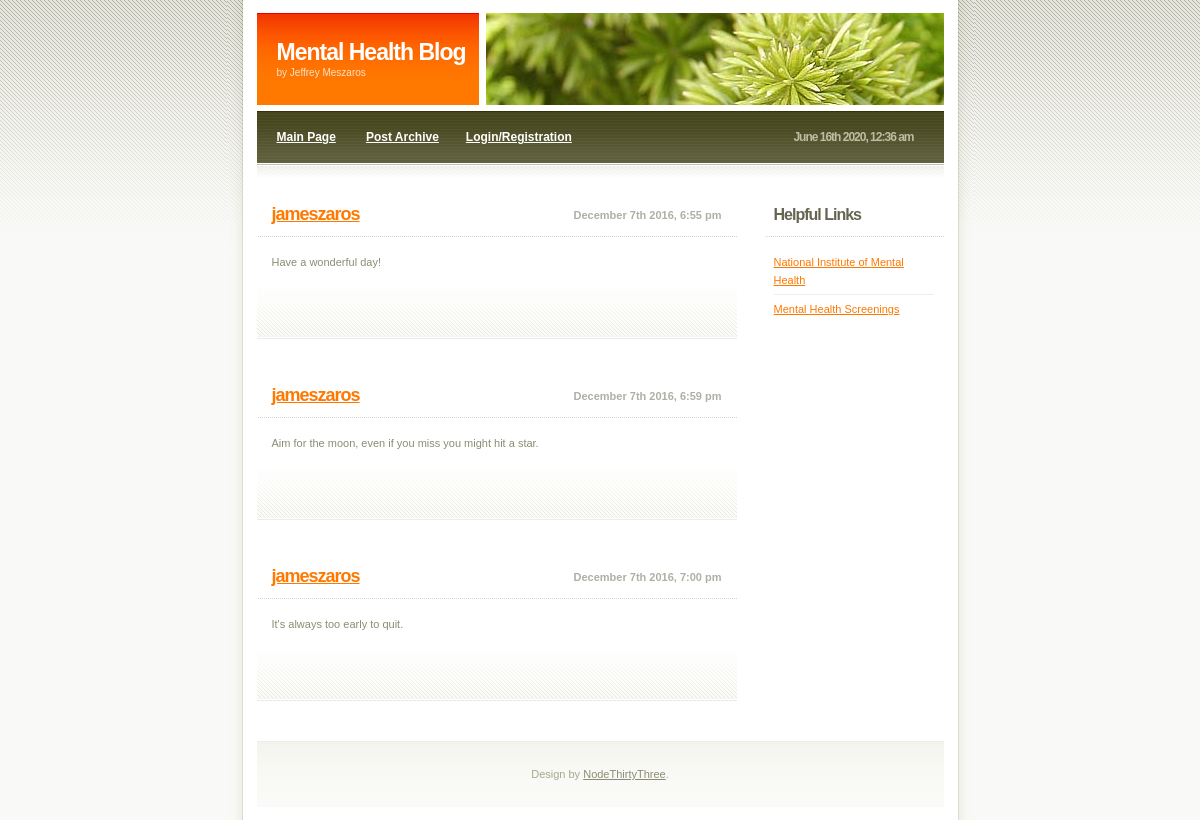
The app's page /websiteResources/index.php with its own data.
### tables this page shows
CREATE TABLE `tblposts` (
  `postID` int(11) NOT NULL,
  `username` varchar(16) NOT NULL,
  `postContent` varchar(1500) NOT NULL,
  `dateMade` datetime NOT NULL
);

### websiteResources/functions.php (called while the page is built, shortened)
<?php
	function runQuery($query) {
		$queryResult = mysql_db_query("dbmentalhealth", $query);
		return $queryResult;
	}
?>

### websiteResources/index.php (the view, shortened to what this page needs)
<?php
	include 'functions.php';
?>
<!DOCTYPE html PUBLIC "-//W3C//DTD XHTML 1.0 Strict//EN" "http://www.w3.org/TR/xhtml1/DTD/xhtml1-strict.dtd">
<html>
	<head>
		<link rel="stylesheet" type="text/css" href="default.css" />
	</head>
	<body>
	<div id="outer">
		<div id="inner">
			<?php include 'header.php' ?>
			<div id="primarycontent">
				<?php
					$maxQueryResult = runQuery("SELECT MAX(postID) from tblposts");
					$maxQueryResult = mysql_fetch_row($maxQueryResult);
					$max = $maxQueryResult[0];
					$max = mysql_real_escape_string($max);
					$min = $maxQueryResult[0] - 5;
					$min = mysql_real_escape_string($min);
					$queryResult = runQuery("SELECT postID, username, postContent, dateMade FROM tblposts WHERE postID BETWEEN $min AND $max");
					if ($queryResult != False) {
						$rows = mysql_num_rows($queryResult);
						for ($i=0; $i<$rows; $i++) {
							$post = mysql_fetch_assoc($queryResult);
							$date = date("F jS Y, g:i a", strtotime($post['dateMade']));
							$bannedQuery = runQuery("SELECT isBanned FROM tbluser WHERE username LIKE \"" . $post['username'] . "\"");
							$postString = "<div class=\"post\">
								<div class=\"header\">
									<h3><a href=\"user.php?user=" . $post['username'] . "\">" . $post['username'] . "</a></h3>
									<div class=\"date\">" . $date . "</div>
								</div>
								<div class=\"content\">
									<p>" . $post['postContent'] . "</p>
								</div>
								<div class=\"footer\">";
							$postString .= "</div></div>";
							echo $postString;
						}
					}
				?>
			</div>
			<div id="secondarycontent">
				<h3>Helpful Links</h3>
				<div class="content">
					<ul class="linklist">
						<li class="first"><a href="https://www.nimh.nih.gov/index.shtml">National Institute of Mental Health</a></li>
						<li><a href="https://mentalhealthscreening.org/">Mental Health Screenings</a></li>
					</ul>
				</div>
			</div>
			<div id="footer">
				Design by <a href="http://www.nodethirtythree.com/">NodeThirtyThree</a>.
			</div>
		</div>
	</div>
	</body>
</html>

### websiteResources/header.php (shortened to what this page needs)
<?php
	  $headerString = "<div id=\"header\">
				<h1>Mental Health Blog</h1>
				<h2>by Jeffrey Meszaros</h2>
			</div>
			<div id=\"splash\"></div>
			<div id=\"menu\">
				<ul>
					<li class=\"first\"><a href=\"index.php\">Main Page</a></li>
					<li><a href=\"posts.php\">Post Archive</a></li>";
			if (isset($_SESSION['user'])) {
				$headerString .= "<li><a href=\"logout.php\">Logout</a></li>
								  <li><a href=\"user.php?user=" . $usernameQuery[0] . "\">Your Profile</a></li>";
			} else {
				$headerString .= "<li><a href=\"login.php\">Login/Registration</a></li>";
			}
			$headerString .= "</ul>
			<div id=\"date\">" . date('F jS Y, g:i a') . "</div>
			</div>";
			echo $headerString;
?>

### websiteResources/default.css (style rules this page uses)
* { padding: 0px; margin: 0px; }
body { background: #F9F9F7 url('images/a1.gif') repeat-x; font-size: 11px; font-family: "trebuchet ms", helvetica, sans-serif; color: #8C8C73; line-height: 18px; }
a { color: #FF7800; text-decoration: underline; }
p { margin-bottom: 14px; text-align: justify; }
ul.linklist { list-style: none; }
ul.linklist li { border-top: solid 1px #EEEEEE; padding-top: 5px; margin: 5px 0px 0px 0px; }
ul.linklist li.first { border-top: 0px; margin-top: 0px; padding-top: 0px; }
#outer { position: relative; width: 747px; margin: 0 auto; background: #fff url('images/abg.gif') repeat-y; }
#inner { position: relative; padding: 13px 30px 13px 30px; z-index: 2; }
#header { position: absolute; background: #FF7800 url('images/a8.gif') repeat-x; width: 202px; height: 92px; color: #fff; padding-left: 20px; }
#header h1 { position: absolute; font-size: 23px; letter-spacing: -1px; top: 30px; height: 92px; }
#header h2 { position: absolute; font-size: 10px; font-weight: normal; color: #FCE2CA; top: 51px; }
#splash { position: absolute; right: 30px; background: #EAEAE2 url('images/a10.jpg') no-repeat; width: 458px; height: 92px; }
#menu { position: relative; background: #46461F url('images/a16.gif') repeat-x; height: 67px; padding: 0px 20px 0px 5px; margin: 98px 0px 20px 0px; }
#menu ul li { display: inline; line-height: 52px; padding-left: 3px; }
#menu ul li.first { border-left: 0px; }
#menu ul li a { background-color: transparent; background-repeat: repeat-x; padding: 8px 12px 8px 12px; font-size: 12px; color: #fff; font-weight: bold; }
#date { position: absolute; top: 0px; line-height: 52px; color: #BDBDA2; right: 30px; font-weight: bold; font-size: 12px; letter-spacing: -1px; }
#secondarycontent { position: relative; width: 180px; float: right; }
#secondarycontent h3 { position: relative; top: 4px; font-size: 16px; line-height: 25px; color: #656551; letter-spacing: -1px; background: url('images/a22.gif') bottom repeat-x; padding: 0px 0px 10px 10px; margin-bottom: 20px; }
#secondarycontent .content { padding: 0px 10px 0px 10px; margin-bottom: 20px; }
#primarycontent { position: relative; width: 480px; float: left; }
#primarycontent h3 { position: relative; top: 4px; font-size: 18px; line-height: 25px; color: #656551; letter-spacing: -1px; background: url('images/a22.gif') bottom repeat-x; padding: 0px 0px 10px 15px; margin-bottom: 20px; }
#primarycontent .content { padding: 0px 15px 0px 15px; margin-bottom: 20px; }
#primarycontent .post { margin-bottom: 30px; }
#primarycontent .post .header { position: relative; }
#primarycontent .post .date { position: absolute; right: 15px; top: 0px; line-height: 35px; color: #AFAFA4; font-weight: bold; }
#primarycontent .post .content { margin-bottom: 0px; }
#primarycontent .post .footer { position: relative; top: -10px; background: url('images/a33.gif') repeat-x; height: 64px; }
#footer { position: relative; clear: both; height: 66px; text-align: center; line-height: 66px; background-image: url('images/a50.gif'); color: #A8A88D; }
#footer a { color: #8C8C73; }

### records on screen
tblposts: username "jameszaros", dateMade "December 7th 2016, 6:55 pm", postContent "Have a wonderful day!"
tblposts: username "jameszaros", dateMade "December 7th 2016, 6:59 pm", postContent "Aim for the moon, even if you miss you might hit a star."
tblposts: username "jameszaros", dateMade "December 7th 2016, 7:00 pm", postContent "It's always too early to quit."
